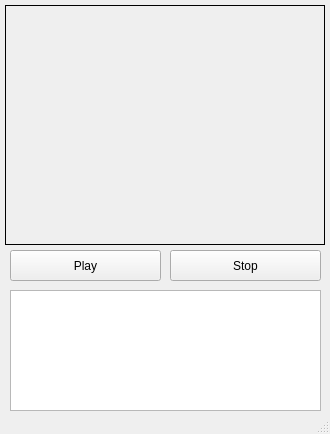
<?xml version="1.0" encoding="UTF-8"?>
<ui version="4.0">
 <class>MainWindow</class>
 <widget class="QMainWindow" name="MainWindow">
  <property name="geometry">
   <rect>
    <x>0</x>
    <y>0</y>
    <width>330</width>
    <height>434</height>
   </rect>
  </property>
  <property name="windowTitle">
   <string>MainWindow</string>
  </property>
  <widget class="QWidget" name="centralwidget">
   <widget class="QLabel" name="label">
    <property name="geometry">
     <rect>
      <x>5</x>
      <y>5</y>
      <width>320</width>
      <height>240</height>
     </rect>
    </property>
    <property name="frameShape">
     <enum>QFrame::Box</enum>
    </property>
    <property name="text">
     <string/>
    </property>
   </widget>
   <widget class="QPushButton" name="pushButton">
    <property name="geometry">
     <rect>
      <x>10</x>
      <y>250</y>
      <width>151</width>
      <height>31</height>
     </rect>
    </property>
    <property name="text">
     <string>Play</string>
    </property>
   </widget>
   <widget class="QPushButton" name="pushButton_2">
    <property name="geometry">
     <rect>
      <x>170</x>
      <y>250</y>
      <width>151</width>
      <height>31</height>
     </rect>
    </property>
    <property name="text">
     <string>Stop</string>
    </property>
    <property name="checkable">
     <bool>false</bool>
    </property>
   </widget>
   <widget class="QTextEdit" name="textEdit">
    <property name="geometry">
     <rect>
      <x>10</x>
      <y>290</y>
      <width>311</width>
      <height>121</height>
     </rect>
    </property>
    <property name="readOnly">
     <bool>true</bool>
    </property>
   </widget>
  </widget>
  <widget class="QStatusBar" name="statusbar"/>
 </widget>
 <resources/>
 <connections/>
</ui>
